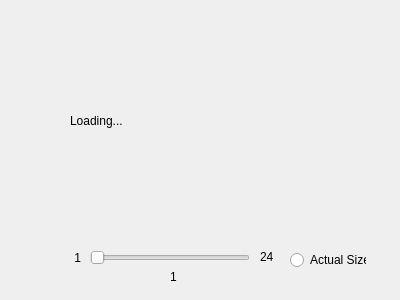
<?xml version="1.0" encoding="UTF-8"?>
<ui version="4.0">
 <class>AnimationPopup</class>
 <widget class="QWidget" name="AnimationPopup">
  <property name="geometry">
   <rect>
    <x>0</x>
    <y>0</y>
    <width>400</width>
    <height>300</height>
   </rect>
  </property>
  <property name="windowTitle">
   <string>Form</string>
  </property>
  <widget class="QSlider" name="fpsSlider">
   <property name="geometry">
    <rect>
     <x>90</x>
     <y>250</y>
     <width>160</width>
     <height>16</height>
    </rect>
   </property>
   <property name="minimum">
    <number>1</number>
   </property>
   <property name="maximum">
    <number>24</number>
   </property>
   <property name="orientation">
    <enum>Qt::Horizontal</enum>
   </property>
  </widget>
  <widget class="QLabel" name="ALabel">
   <property name="geometry">
    <rect>
     <x>70</x>
     <y>10</y>
     <width>201</width>
     <height>221</height>
    </rect>
   </property>
   <property name="text">
    <string>Loading...</string>
   </property>
  </widget>
  <widget class="QLabel" name="minFPSLabel">
   <property name="geometry">
    <rect>
     <x>60</x>
     <y>250</y>
     <width>21</width>
     <height>16</height>
    </rect>
   </property>
   <property name="text">
    <string>1</string>
   </property>
   <property name="alignment">
    <set>Qt::AlignRight|Qt::AlignTrailing|Qt::AlignVCenter</set>
   </property>
  </widget>
  <widget class="QLabel" name="maxFPSLabel">
   <property name="geometry">
    <rect>
     <x>260</x>
     <y>250</y>
     <width>41</width>
     <height>14</height>
    </rect>
   </property>
   <property name="text">
    <string>24</string>
   </property>
  </widget>
  <widget class="QRadioButton" name="actualSizeSelector">
   <property name="geometry">
    <rect>
     <x>290</x>
     <y>250</y>
     <width>76</width>
     <height>20</height>
    </rect>
   </property>
   <property name="text">
    <string>Actual Size</string>
   </property>
  </widget>
  <widget class="QLabel" name="currentFPSLabel">
   <property name="geometry">
    <rect>
     <x>170</x>
     <y>270</y>
     <width>41</width>
     <height>14</height>
    </rect>
   </property>
   <property name="text">
    <string>1</string>
   </property>
  </widget>
 </widget>
 <resources/>
 <connections/>
</ui>
